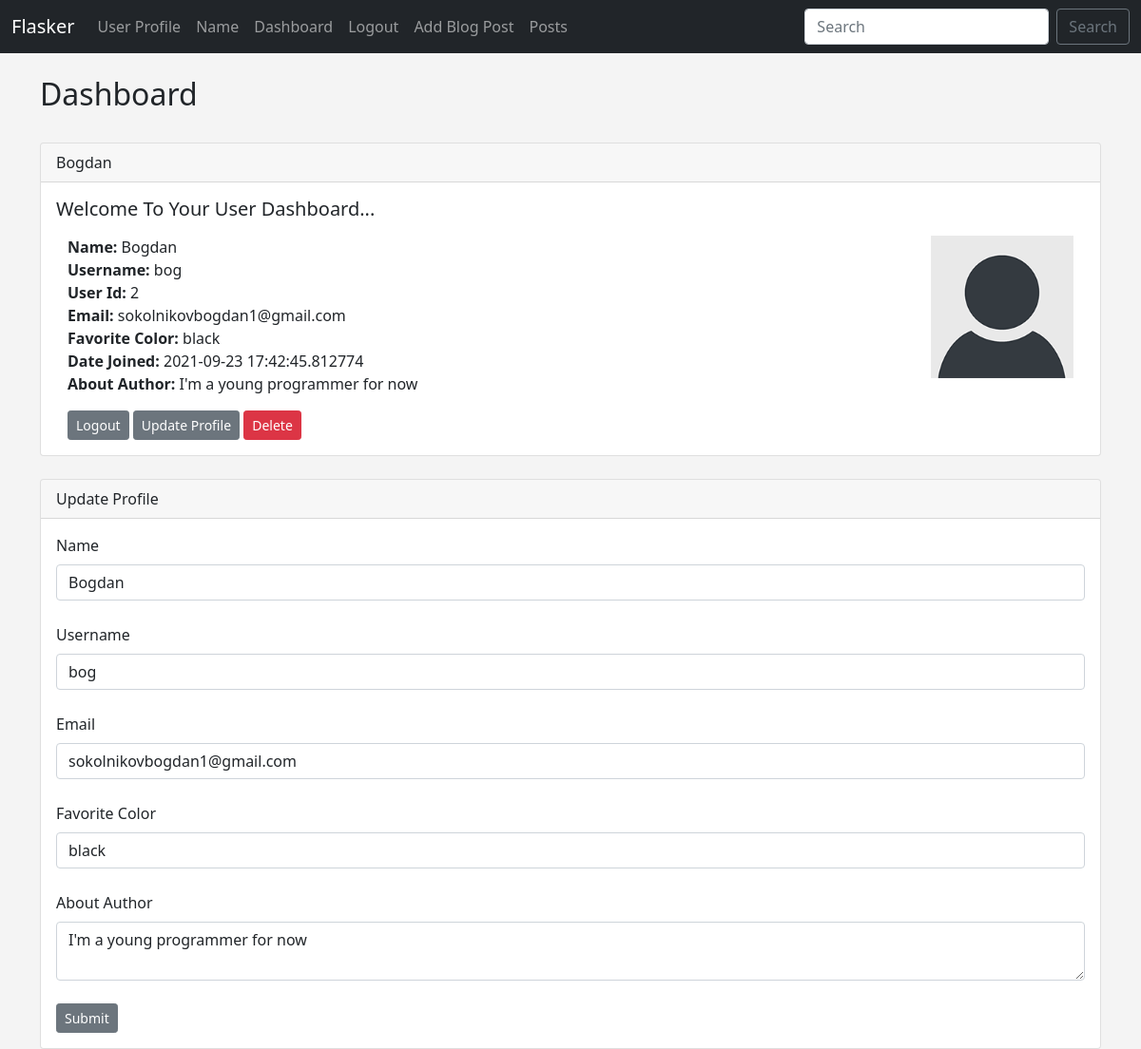
/dashboard (signed in), run on the app's committed database.
### hello.py (models this page shows, shortened)
class Users(db.Model, UserMixin):
	id = db.Column(db.Integer, primary_key=True)
	username = db.Column(db.String(20), nullable=False, unique=True)
	name = db.Column(db.String(200), nullable=False)
	email = db.Column(db.String(120), nullable=False, unique=True)
	favorite_color = db.Column(db.String(120))
	about_author = db.Column(db.Text(500), nullable=True)
	date_added = db.Column(db.DateTime, default=datetime.utcnow)
	password_hash = db.Column(db.String(128))
	posts = db.relationship('Posts', backref='poster')
	@property
	def password(self):
		raise AttributeError('password is not a readable attribute!')

### hello.py (the view)
@app.route('/dashboard', methods=['GET', 'POST'])
@login_required
def dashboard():
	form = UserForm()
	id = current_user.id
	name_to_update = Users.query.get_or_404(id)
	if request.method == "POST":
		name_to_update.name = request.form['name']
		name_to_update.email = request.form['email']
		name_to_update.favorite_color = request.form['favorite_color']
		name_to_update.username = request.form['username']
		name_to_update.about_author = request.form['about_author']
		try:
			db.session.commit()
			flash("User Updated Successfully!")
			return render_template("dashboard.html",
				form=form,
				name_to_update = name_to_update)
		except:
			flash("Error!  Looks like there was a problem...try again!")
			return render_template("dashboard.html",
				form=form,
				name_to_update = name_to_update)
	else:
		return render_template("dashboard.html",
				form=form,
				name_to_update = name_to_update,
				id = id)
	return render_template('dashboard.html')

### webforms.py
class UserForm(FlaskForm):
	name = StringField("Name", validators=[DataRequired()])
	username = StringField("Username", validators=[DataRequired()])
	email = StringField("Email", validators=[DataRequired()])
	favorite_color = StringField("Favorite Color")
	about_author = TextAreaField("About Author")
	password_hash = PasswordField('Password', validators=[DataRequired(), EqualTo('password_hash2', message='Passwords Must Match!')])
	password_hash2 = PasswordField('Confirm Password', validators=[DataRequired()])
	submit = SubmitField("Submit")

class SearchForm(FlaskForm):
	searched = StringField("Searched", validators=[DataRequired()])
	submit = SubmitField("Submit")

### hello.py (called while the page is built)
@login_manager.user_loader
def load_user(user_id):
	return Users.query.get(int(user_id))

@app.context_processor
def base():
	form = SearchForm()
	return dict(form=form)

### templates/dashboard.html (shortened to what this page needs)
{% extends 'base.html' %}
{% block content %}
	<h2>Dashboard</h2>
	<br/>
	<div class="card">
  <div class="card-header">
    {{ current_user.name }}
  </div>
  <div class="card-body">
    <h5 class="card-title">Welcome To Your User Dashboard...</h5>
    <p class="card-text">
	<div class="container">
	<div class="row">
	<div class="col-8">
    	<strong>Name:</strong>
	{{ current_user.name }}<br/>
	<strong>Username:</strong>
	{{ current_user.username }}<br/>
	<strong>User Id:</strong>
	{{ current_user.id }}<br/>
	<strong>Email:</strong>
	{{ current_user.email }}<br/>
	<strong>Favorite Color:</strong>
	{{ current_user.favorite_color }}<br/>
	<strong>Date Joined:</strong>
	{{ current_user.date_added }}<br/>
	<strong>About Author:</strong>
	{{ current_user.about_author }}<br/>
    </p>
    <a href="{{ url_for('logout')}}" class="btn btn-secondary btn-sm">Logout</a>
    <a href="{{ url_for('update', id=current_user.id)}}" class="btn btn-secondary btn-sm">Update Profile</a>
    <a href="{{ url_for('delete', id=current_user.id)}}" class="btn btn-danger btn-sm">Delete</a>
</div>
<div class="col-4">
	<img src="{{ url_for('static', filename='images/default_profile_pic.png')}}" width="150" align="right">
</div>
</div>
</div>
<br/>
<div class="card">
  <div class="card-header">
    Update Profile
  </div>
  <div class="card-body">
  	<form action="/dashboard" method="POST">
		{{ form.name.label(class="form-label") }}
		{{ form.name(class="form-control", value=name_to_update.name) }}
		<br/>
		{{ form.username.label(class="form-label") }}
		{{ form.username(class="form-control", value=name_to_update.username) }}
		<br/>
		{{ form.email.label(class="form-label") }}
		{{ form.email(class="form-control", value=name_to_update.email) }}
		<br/>
		{{ form.favorite_color.label(class="form-label") }}
		{{ form.favorite_color(class="form-control", value=name_to_update.favorite_color) }}
		<br/>
		{{ form.about_author.label(class="form-label") }}
		<textarea name="about_author" class="form-control">{{name_to_update.about_author}}</textarea>
		<br/>
		{{ form.submit(class="btn btn-secondary btn-sm") }}
	</form>
</div>
</div>
{% endblock %}

### templates/base.html (shortened to what this page needs)
<!doctype html>
<html lang="en">
  <head>
    <link href="https://cdn.jsdelivr.net/npm/bootstrap@5.0.0-beta1/dist/css/bootstrap.min.css" rel="stylesheet">
    <link href="{{ url_for('static', filename='css/style.css') }}" rel="stylesheet">
  </head>
  <body>
  	{% include 'navbar.html' %}
  	<br/>
  	<div class="container">
		{% block content %}
		{% endblock %}
  </body>
</html>

### templates/navbar.html (shortened to what this page needs)
<nav class="navbar navbar-expand-lg navbar-dark bg-dark">
  <div class="container-fluid">
    <a class="navbar-brand" href="{{ url_for('index') }}">Flasker</a>
    <div class="collapse navbar-collapse" id="navbarSupportedContent">
      <ul class="navbar-nav me-auto mb-2 mb-lg-0">
        <li class="nav-item">
          <a class="nav-link" href="{{ url_for('user', name='John')}}">User Profile</a>
        </li>
        <li class="nav-item">
          <a class="nav-link" href="{{ url_for('name')}}">Name</a>
        </li>
        {% if current_user.is_authenticated %}
          <li class="nav-item">
            <a class="nav-link" href="{{ url_for('dashboard')}}">Dashboard</a>
          </li>
          <li class="nav-item">
            <a class="nav-link" href="{{ url_for('logout')}}">Logout</a>
          </li>
        {% endif %}
        <li class="nav-item">
          <a class="nav-link" href="{{ url_for('add_post')}}">Add Blog Post</a>
        </li>
        <li class="nav-item">
          <a class="nav-link" href="{{ url_for('posts')}}">Posts</a>
        </li>
      </ul>
      <form method="POST" action="{{ url_for('search') }}" class="d-flex">
        <input class="form-control me-2" type="search" placeholder="Search" aria-label="Search" name="searched">
        <button class="btn btn-outline-secondary" type="submit">Search</button>
      </form>
    </div>
  </div>
</nav>

### static/css/style.css (style rules this page uses)
body { background: #f4f4f4; }

### data on the page
Users: name "Bogdan", username "bog", id "2", email "sokolnikovbogdan1@gmail.com", favorite_color "black", date_added "2021-09-23 17:42:45.812774", about_author "I'm a young programmer for now"
